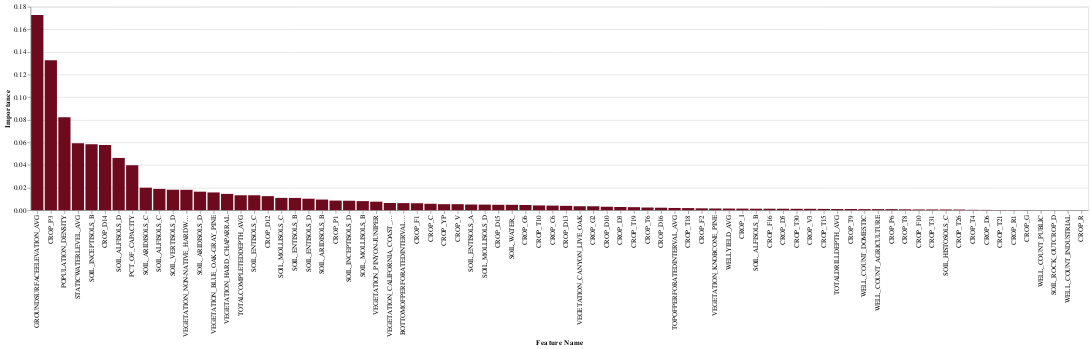

Notebook code for this chart:
### Markdown cell above
###  Feature Importance

### Code cell
col_list = [ col for col in X_train_impute_df if "TOWNSHIP_RANGE" not in col  and 'YEAR' not in col]
rfreg = RandomForestRegressor().fit(X_train_impute_df[col_list], y_train)
draw_feature_importance(col_list, rfreg.feature_importances_)

### Figure 1 — Vega-Lite specification as saved in the notebook (floating-point values rounded to 4 significant figures)
{"config": {"view": {"continuousWidth": 400, "continuousHeight": 300}}, "data": {"name": "data-12020363ceb825303b99ec46d6d898e2"}, "mark": {"type": "bar", "color": "#6e0a1e"}, "encoding": {"x": {"field": "Feature Name", "sort": "-y", "type": "nominal"}, "y": {"field": "Importance", "type": "quantitative"}}, "$schema": "https://vega.github.io/schema/vega-lite/v4.17.0.json", "datasets": {"data-12020363ceb825303b99ec46d6d898e2": [{"Feature Name": "TOTALDRILLDEPTH_AVG", "Importance": 0.001018}, {"Feature Name": "WELLYIELD_AVG", "Importance": 0.001453}, {"Feature Name": "STATICWATERLEVEL_AVG", "Importance": 0.0593}, {"Feature Name": "TOPOFPERFORATEDINTERVAL_AVG", "Importance": 0.00197}, {"Feature Name": "BOTTOMOFPERFORATEDINTERVAL_AVG", "Importance": 0.006258}, {"Feature Name": "TOTALCOMPLETEDDEPTH_AVG", "Importance": 0.01321}, {"Feature Name": "VEGETATION_BLUE_OAK-GRAY_PINE", "Importance": 0.0157}, {"Feature Name": "VEGETATION_CALIFORNIA_COAST_LIVE_OAK", "Importance": 0.006357}, {"Feature Name": "VEGETATION_CANYON_LIVE_OAK", "Importance": 0.00349}, {"Feature Name": "VEGETATION_HARD_CHAPARRAL", "Importance": 0.01442}, {"Feature Name": "VEGETATION_KNOBCONE_PINE", "Importance": 0.001499}, {"Feature Name": "VEGETATION_NON-NATIVE_HARDWOOD_FOREST", "Importance": 0.01801}, {"Feature Name": "VEGETATION_PINYON-JUNIPER", "Importance": 0.007527}, {"Feature Name": "SOIL_ALFISOLS_B", "Importance": 0.001303}, {"Feature Name": "SOIL_ALFISOLS_C", "Importance": 0.01883}, {"Feature Name": "SOIL_ALFISOLS_D", "Importance": 0.04625}, {"Feature Name": "SOIL_ARIDISOLS_B", "Importance": 0.009394}, {"Feature Name": "SOIL_ARIDISOLS_C", "Importance": 0.01992}, {"Feature Name": "SOIL_ARIDISOLS_D", "Importance": 0.01638}, {"Feature Name": "SOIL_ENTISOLS_A", "Importance": 0.005012}, {"Feature Name": "SOIL_ENTISOLS_B", "Importance": 0.01084}, {"Feature Name": "SOIL_ENTISOLS_C", "Importance": 0.0132}, {"Feature Name": "SOIL_ENTISOLS_D", "Importance": 0.01015}, {"Feature Name": "SOIL_HISTOSOLS_C", "Importance": 0.0006115}, {"Feature Name": "SOIL_INCEPTISOLS_B", "Importance": 0.05825}, {"Feature Name": "SOIL_INCEPTISOLS_D", "Importance": 0.008358}, {"Feature Name": "SOIL_MOLLISOLS_B", "Importance": 0.008017}, {"Feature Name": "SOIL_MOLLISOLS_C", "Importance": 0.01088}, {"Feature Name": "SOIL_MOLLISOLS_D", "Importance": 0.004932}, {"Feature Name": "SOIL_ROCK_OUTCROP_D", "Importance": 3.059e-05}, {"Feature Name": "SOIL_VERTISOLS_D", "Importance": 0.01809}, {"Feature Name": "SOIL_WATER_", "Importance": 0.004753}, {"Feature Name": "CROP_C", "Importance": 0.005673}, {"Feature Name": "CROP_C6", "Importance": 0.004034}, {"Feature Name": "CROP_D10", "Importance": 0.003053}, {"Feature Name": "CROP_D12", "Importance": 0.01242}, {"Feature Name": "CROP_D13", "Importance": 0.003853}, {"Feature Name": "CROP_D14", "Importance": 0.05761}, {"Feature Name": "CROP_D15", "Importance": 0.004766}, {"Feature Name": "CROP_D16", "Importance": 0.00219}, {"Feature Name": "CROP_D3", "Importance": 0.002798}, {"Feature Name": "CROP_D5", "Importance": 0.001273}, {"Feature Name": "CROP_D6", "Importance": 0.0002698}, {"Feature Name": "CROP_F1", "Importance": 0.006132}, {"Feature Name": "CROP_F10", "Importance": 0.0006476}, {"Feature Name": "CROP_F16", "Importance": 0.00129}, {"Feature Name": "CROP_F2", "Importance": 0.001644}, {"Feature Name": "CROP_G", "Importance": 0.0001103}, {"Feature Name": "CROP_G2", "Importance": 0.003474}, {"Feature Name": "CROP_G6", "Importance": 0.004609}, {"Feature Name": "CROP_I", "Importance": 0.001389}, {"Feature Name": "CROP_P1", "Importance": 0.008502}, {"Feature Name": "CROP_P3", "Importance": 0.1326}, {"Feature Name": "CROP_P6", "Importance": 0.0009245}, {"Feature Name": "CROP_R", "Importance": 1.581e-06}, {"Feature Name": "CROP_R1", "Importance": 0.0001208}, {"Feature Name": "CROP_T10", "Importance": 0.004209}, {"Feature Name": "CROP_T15", "Importance": 0.001125}, {"Feature Name": "CROP_T18", "Importance": 0.001861}, {"Feature Name": "CROP_T19", "Importance": 0.002663}, {"Feature Name": "CROP_T21", "Importance": 0.0001655}, {"Feature Name": "CROP_T26", "Importance": 0.0005348}, {"Feature Name": "CROP_T30", "Importance": 0.001225}, {"Feature Name": "CROP_T31", "Importance": 0.0006319}, {"Feature Name": "CROP_T4", "Importance": 0.0003187}, {"Feature Name": "CROP_T6", "Importance": 0.002346}, {"Feature Name": "CROP_T8", "Importance": 0.0007473}, {"Feature Name": "CROP_T9", "Importance": 0.001018}, {"Feature Name": "CROP_V", "Importance": 0.005303}, {"Feature Name": "CROP_V3", "Importance": 0.001204}, {"Feature Name": "CROP_YP", "Importance": 0.005311}, {"Feature Name": "POPULATION_DENSITY", "Importance": 0.08214}, {"Feature Name": "PCT_OF_CAPACITY", "Importance": 0.03976}, {"Feature Name": "GROUNDSURFACEELEVATION_AVG", "Importance": 0.1727}, {"Feature Name": "WELL_COUNT_AGRICULTURE", "Importance": 0.0009333}, {"Feature Name": "WELL_COUNT_DOMESTIC", "Importance": 0.0009453}, {"Feature Name": "WELL_COUNT_INDUSTRIAL", "Importance": 8.021e-06}, {"Feature Name": "WELL_COUNT_PUBLIC", "Importance": 5.946e-05}]}}
